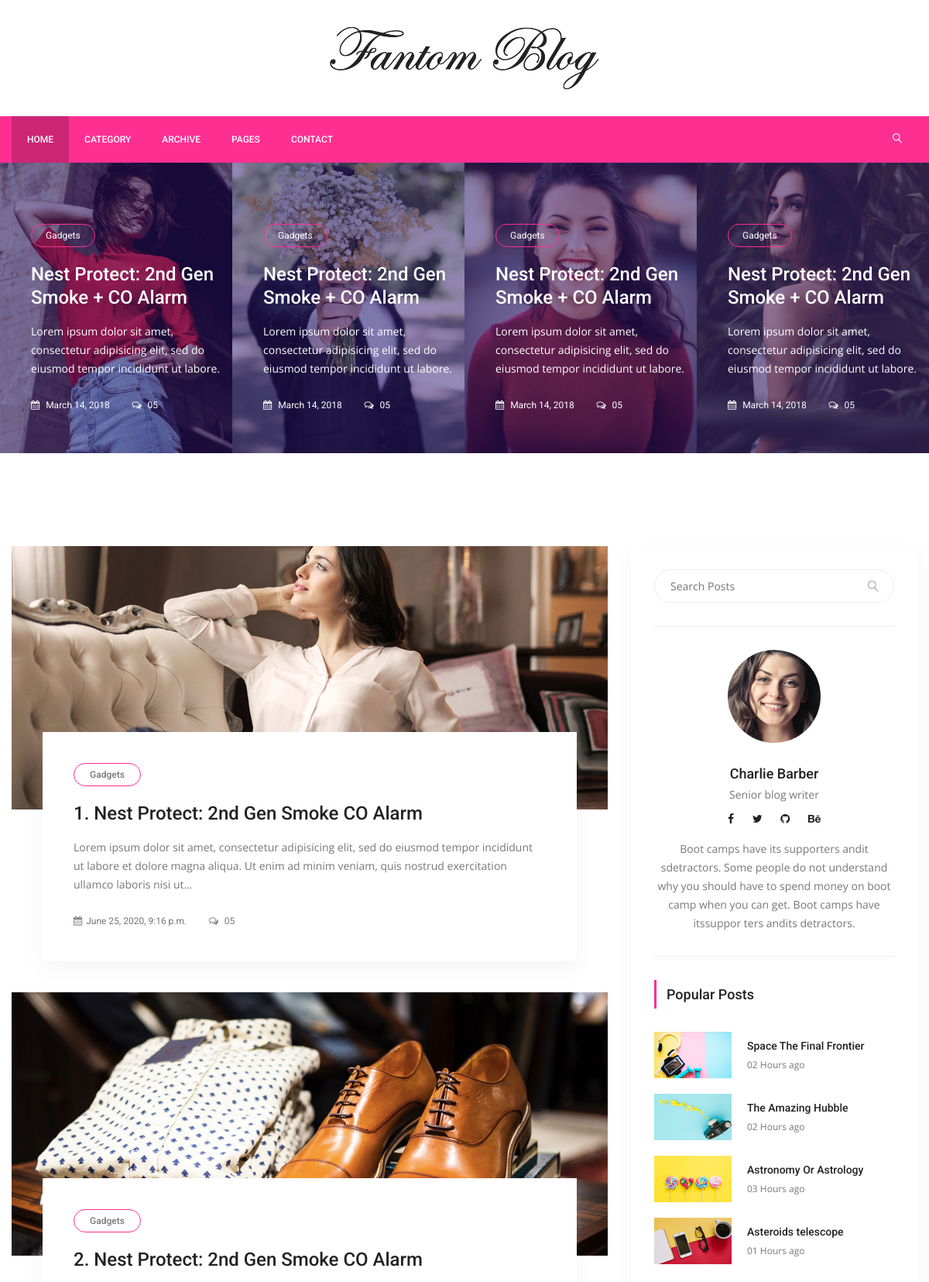
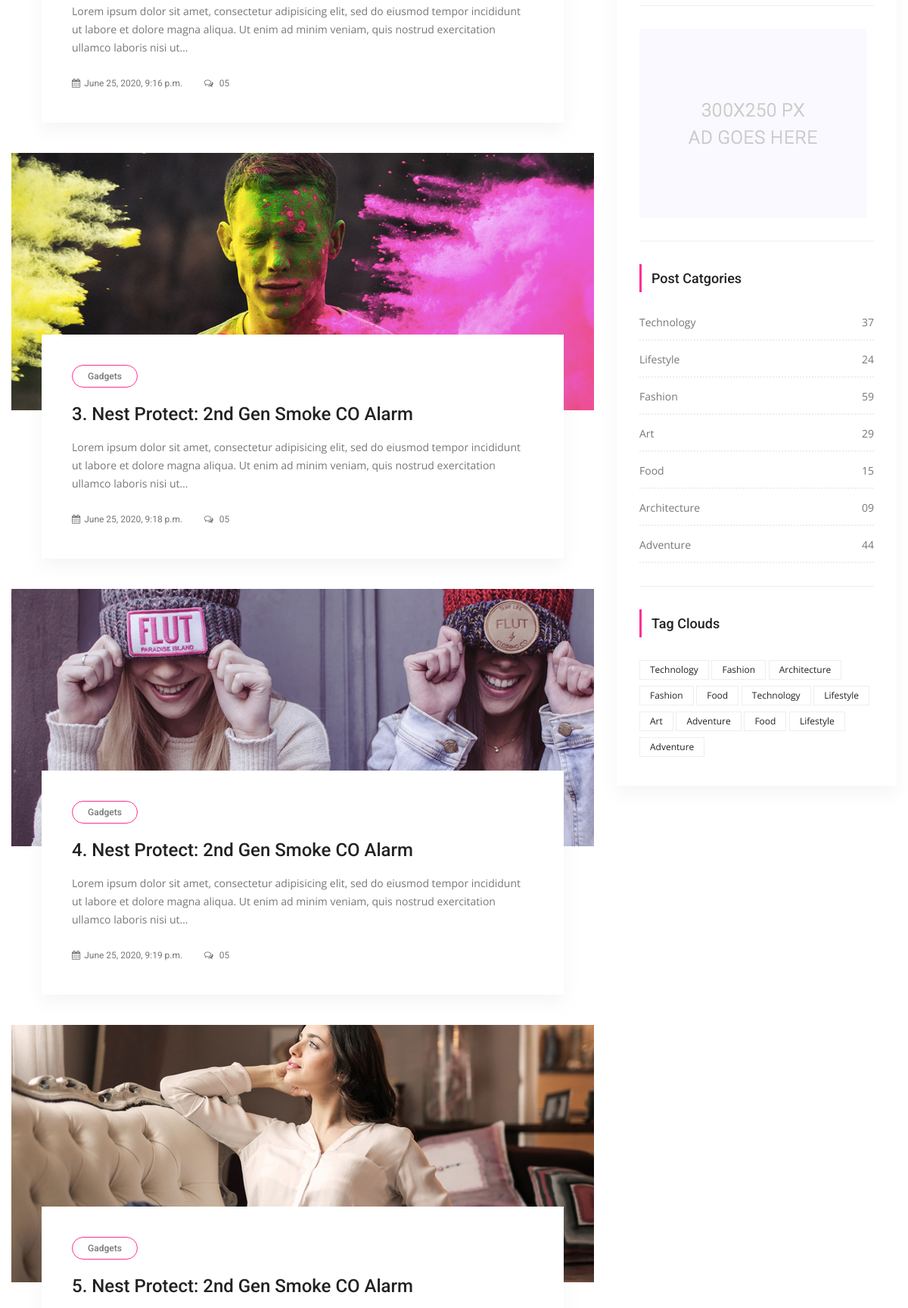
The page / (upper part) on the database its author committed (2 pictures, top to bottom).
### posts/models.py (models this page shows, shortened)
class Post(models.Model):
	title 	= models.CharField(max_length=150)
	content 	= models.TextField()
	publishing_date = models.DateTimeField(auto_now_add=True)
	image 	= models.ImageField(blank=True, null=True, upload_to="uploads/")
	user 		= models.ForeignKey(settings.AUTH_USER_MODEL, on_delete=models.CASCADE)
	slug 		= models.SlugField(default='slug', editable=False)
	category = models.ForeignKey(Category, on_delete=models.CASCADE, default=1)

### posts/views.py (the view)
# urls.py: path('', IndexView.as_view(), name="index"),
class IndexView(ListView):
	template_name 	= "posts/index.html"
	model = Post
	context_object_name = 'posts'
	def get_context_data(self, *, object_list=None, **kwargs):
		context = super(IndexView, self).get_context_data(**kwargs)
		return context

### templates/posts/index.html (shortened to what this page needs)
{% extends "base.html" %}
{% load static %}
{% block content %}
   <section class="post_slider_area">
      <div class="post_slider_inner owl-carousel">
         <div class="item">
            <div class="post_s_item">
               <div class="post_img">
                  <img src="{% static 'img/post-slider/post-s-1.jpg' %}" alt="">
               </div>
               <div class="post_text">
                  <a class="cat" href="#">Gadgets</a>
                  <a href="single-blog.html">
                     <h4>Nest Protect: 2nd Gen Smoke + CO Alarm</h4>
                  </a>
                  <p>Lorem ipsum dolor sit amet, consectetur adipisicing elit, sed do eiusmod tempor incididunt ut labore.</p>
                  <div class="date">
                     <a href="#"><i class="fa fa-calendar" aria-hidden="true"></i> March 14, 2018</a>
                     <a href="#"><i class="fa fa-comments-o" aria-hidden="true"></i> 05</a>
                  </div>
               </div>
            </div>
         </div>
         <div class="item">
            <div class="post_s_item">
               <div class="post_img">
                  <img src="{% static 'img/post-slider/post-s-2.jpg' %}" alt="">
               </div>
               <div class="post_text">
                  <a class="cat" href="#">Gadgets</a>
                  <a href="single-blog.html">
                     <h4>Nest Protect: 2nd Gen Smoke + CO Alarm</h4>
                  </a>
                  <p>Lorem ipsum dolor sit amet, consectetur adipisicing elit, sed do eiusmod tempor incididunt ut labore.</p>
                  <div class="date">
                     <a href="#"><i class="fa fa-calendar" aria-hidden="true"></i> March 14, 2018</a>
                     <a href="#"><i class="fa fa-comments-o" aria-hidden="true"></i> 05</a>
                  </div>
               </div>
            </div>
         </div>
         <div class="item">
            <div class="post_s_item">
               <div class="post_img">
                  <img src="{% static 'img/post-slider/post-s-3.jpg' %}" alt="">
               </div>
               <div class="post_text">
                  <a class="cat" href="#">Gadgets</a>
                  <a href="single-blog.html">
                     <h4>Nest Protect: 2nd Gen Smoke + CO Alarm</h4>
                  </a>
                  <p>Lorem ipsum dolor sit amet, consectetur adipisicing elit, sed do eiusmod tempor incididunt ut labore.</p>
                  <div class="date">
                     <a href="#"><i class="fa fa-calendar" aria-hidden="true"></i> March 14, 2018</a>
                     <a href="#"><i class="fa fa-comments-o" aria-hidden="true"></i> 05</a>
                  </div>
               </div>
            </div>
         </div>
         <div class="item">
            <div class="post_s_item">
               <div class="post_img">
                  <img src="{% static 'img/post-slider/post-s-4.jpg' %}" alt="">
               </div>
               <div class="post_text">
                  <a class="cat" href="#">Gadgets</a>
                  <a href="single-blog.html">
                     <h4>Nest Protect: 2nd Gen Smoke + CO Alarm</h4>
                  </a>
                  <p>Lorem ipsum dolor sit amet, consectetur adipisicing elit, sed do eiusmod tempor incididunt ut labore.</p>
                  <div class="date">
                     <a href="#"><i class="fa fa-calendar" aria-hidden="true"></i> March 14, 2018</a>
                     <a href="#"><i class="fa fa-comments-o" aria-hidden="true"></i> 05</a>
                  </div>
               </div>
            </div>
         </div>
      </div>
   </section>
   <section class="blog_area p_120">
      <div class="container">
         <div class="row">
            <div class="col-lg-8">
               <div class="blog_left_sidebar">
                  {% for post in posts %}
                     <article class="blog_style1">
                        <div class="blog_img">
                           <img class="img-fluid" src="{{ post.image.url }}" alt="">
                        </div>
                        <div class="blog_text">
                           <div class="blog_text_inner">
                              <a class="cat" href="#">Gadgets</a>
                              <a href="{% url 'detail' pk=post.pk slug=post.slug %}">
                                 <h4>{{post.title}}</h4>
                              </a>
                              <p>{{post.content|truncatechars:200}}</p>
                              <div class="date">
                                 <a href="#"><i class="fa fa-calendar" aria-hidden="true"></i>{{post.publishing_date}}</a>
                                 <a href="#"><i class="fa fa-comments-o" aria-hidden="true"></i> 05</a>
                              </div>
                           </div>
                        </div>
                     </article>
                  {% endfor %}
               </div>
            </div>
            <div class="col-lg-4">
               <div class="blog_right_sidebar">
                  <aside class="single_sidebar_widget search_widget">
                     <div class="input-group">
                        <input type="text" class="form-control" placeholder="Search Posts">
                        <span class="input-group-btn">
                        <button class="btn btn-default" type="button"><i class="lnr lnr-magnifier"></i></button>
                        </span>
                     </div>
                     <div class="br"></div>
                  </aside>
                  <aside class="single_sidebar_widget author_widget">
                     <img class="author_img rounded-circle" src="{% static 'img/blog/author.png' %}" alt="">
                     <h4>Charlie Barber</h4>
                     <p>Senior blog writer</p>
                     <div class="social_icon">
                        <a href="#"><i class="fa fa-facebook"></i></a>
                        <a href="#"><i class="fa fa-twitter"></i></a>
                        <a href="#"><i class="fa fa-github"></i></a>
                        <a href="#"><i class="fa fa-behance"></i></a>
                     </div>
                     <p>Boot camps have its supporters andit sdetractors. Some people do not understand why you should have to spend money on boot camp when you can get. Boot camps have itssuppor ters andits detractors.</p>
                     <div class="br"></div>
                  </aside>
                  <aside class="single_sidebar_widget popular_post_widget">
                     <h3 class="widget_title">Popular Posts</h3>
                     <div class="media post_item">
                        <img src="{% static 'img/blog/popular-post/post1.jpg' %}" alt="post">
                        <div class="media-body">
                           <a href="blog-details.html">
                              <h3>Space The Final Frontier</h3>
                           </a>
                           <p>02 Hours ago</p>
                        </div>
                     </div>
                     <div class="media post_item">
                        <img src="{% static 'img/blog/popular-post/post2.jpg' %}" alt="post">
                        <div class="media-body">
                           <a href="blog-details.html">
                              <h3>The Amazing Hubble</h3>
                           </a>
                           <p>02 Hours ago</p>
                        </div>
                     </div>
                     <div class="media post_item">
                        <img src="{% static 'img/blog/popular-post/post3.jpg' %}" alt="post">
                        <div class="media-body">
                           <a href="blog-details.html">
                              <h3>Astronomy Or Astrology</h3>
                           </a>
                           <p>03 Hours ago</p>
                        </div>
                     </div>
                     <div class="media post_item">
                        <img src="{% static 'img/blog/popular-post/post4.jpg' %}" alt="post">
                        <div class="media-body">
                           <a href="blog-details.html">
                              <h3>Asteroids telescope</h3>
                           </a>
                           <p>01 Hours ago</p>
                        </div>
                     </div>
                     <div class="br"></div>
                  </aside>
                  <aside class="single_sidebar_widget">
                     <a href="#"><img class="img-fluid" src="{% static 'img/blog/add.jpg' %}" alt=""></a>
                     <div class="br"></div>
                  </aside>
                  <aside class="single_sidebar_widget post_category_widget">
                     <h4 class="widget_title">Post Catgories</h4>
                     <ul class="list cat-list">
                        <li>
                           <a href="#" class="d-flex justify-content-between">
                              <p>Technology</p>
                              <p>37</p>
                           </a>
                        </li>
                        <li>
                           <a href="#" class="d-flex justify-content-between">
                              <p>Lifestyle</p>
                              <p>24</p>
                           </a>
                        </li>
                        <li>
                           <a href="#" class="d-flex justify-content-between">
                              <p>Fashion</p>
                              <p>59</p>
                           </a>
                        </li>
                        <li>
                           <a href="#" class="d-flex justify-content-between">
                              <p>Art</p>
                              <p>29</p>
                           </a>
                        </li>
                        <li>
                           <a href="#" class="d-flex justify-content-between">
                              <p>Food</p>
                              <p>15</p>
                           </a>
                        </li>
                        <li>
                           <a href="#" class="d-flex justify-content-between">
                              <p>Architecture</p>
                              <p>09</p>
                           </a>
                        </li>
                        <li>
                           <a href="#" class="d-flex justify-content-between">
                              <p>Adventure</p>
                              <p>44</p>
                           </a>
                        </li>
                     </ul>
                     <div class="br"></div>
                  </aside>
                  <aside class="single-sidebar-widget tag_cloud_widget">
                     <h4 class="widget_title">Tag Clouds</h4>
                     <ul class="list">
                        <li><a href="#">Technology</a></li>
                        <li><a href="#">Fashion</a></li>
                        <li><a href="#">Architecture</a></li>
                        <li><a href="#">Fashion</a></li>
                        <li><a href="#">Food</a></li>
                        <li><a href="#">Technology</a></li>
                        <li><a href="#">Lifestyle</a></li>
                        <li><a href="#">Art</a></li>
                        <li><a href="#">Adventure</a></li>
                        <li><a href="#">Food</a></li>
                        <li><a href="#">Lifestyle</a></li>
                        <li><a href="#">Adventure</a></li>
                     </ul>
                  </aside>
               </div>
            </div>
         </div>
      </div>
   </section>
{% endblock content %}

### templates/base.html (shortened to what this page needs)
<!doctype html>
{% load static %}
<html lang="en">
<head>
   <link rel="stylesheet" href="{% static 'css/bootstrap.css' %}">
   <link rel="stylesheet" href="{% static 'vendors/linericon/style.css' %}">
   <link rel="stylesheet" href="{% static 'css/font-awesome.min.css' %}">
   <link rel="stylesheet" href="{% static 'vendors/owl-carousel/owl.carousel.min.css' %}">
   <link rel="stylesheet" href="{% static 'vendors/lightbox/simpleLightbox.css' %}">
   <link rel="stylesheet" href="{% static 'vendors/nice-select/css/nice-select.css' %}">
   <link rel="stylesheet" href="{% static 'vendors/animate-css/animate.css' %}">
   <link rel="stylesheet" href="{% static 'vendors/jquery-ui/jquery-ui.css' %}">
   <link rel="stylesheet" href="{% static 'css/style.css' %}">
   <link rel="stylesheet" href="{% static 'css/responsive.css' %}">
</head>
<body>
   <header class="header_area">
      <div class="logo_part">
         <div class="container">
            <a class="logo" href="#"><img src="{% static 'img/logo.png' %}" alt=""></a>
         </div>
      </div>
      <div class="main_menu">
         <nav class="navbar navbar-expand-lg navbar-light">
            <div class="container">
               <div class="collapse navbar-collapse offset" id="navbarSupportedContent">
                  <ul class="nav navbar-nav menu_nav">
                     <li class="nav-item active"><a class="nav-link" href="index.html">Home</a></li>
                     <li class="nav-item submenu dropdown">
                        <a href="#" class="nav-link dropdown-toggle" data-toggle="dropdown" role="button" aria-haspopup="true" aria-expanded="false">Category</a>
                     </li>
                     <li class="nav-item"><a class="nav-link" href="archive.html">Archive</a></li>
                     <li class="nav-item submenu dropdown">
                        <a href="#" class="nav-link dropdown-toggle" data-toggle="dropdown" role="button" aria-haspopup="true" aria-expanded="false">Pages</a>
                     </li>
                     <li class="nav-item"><a class="nav-link" href="contact.html">Contact</a></li>
                  </ul>
                  <ul class="nav navbar-nav navbar-right ml-auto">
                     <li class="nav-item"><a href="#" class="search"><i class="lnr lnr-magnifier"></i></a></li>
                  </ul>
               </div>
            </div>
         </nav>
      </div>
   </header>
   {% block content %}
   {% endblock content %}
</body>
</html>

### static/css/responsive.css (style rules this page uses)
@media (max-width:1619px) { .header_area .navbar .search { margin-left: 40px; } }

### rows shown on the page
Post: image (picture), title "1. Nest Protect: 2nd Gen Smoke CO Alarm", content "Lorem ipsum dolor sit amet, consectetur adipisicing elit, sed do eiusmod tempor incididunt ut labore et dolore magna aliqua. Ut enim ad minim veniam, quis nostrud exercitation ullamco laboris nisi ut…", publishing_date "June 25, 2020, 9:16 p.m."
Post: image (picture), title "2. Nest Protect: 2nd Gen Smoke CO Alarm", content "Lorem ipsum dolor sit amet, consectetur adipisicing elit, sed do eiusmod tempor incididunt ut labore et dolore magna aliqua. Ut enim ad minim veniam, quis nostrud exercitation ullamco laboris nisi ut…", publishing_date "June 25, 2020, 9:16 p.m."
Post: image (picture), title "3. Nest Protect: 2nd Gen Smoke CO Alarm", content "Lorem ipsum dolor sit amet, consectetur adipisicing elit, sed do eiusmod tempor incididunt ut labore et dolore magna aliqua. Ut enim ad minim veniam, quis nostrud exercitation ullamco laboris nisi ut…", publishing_date "June 25, 2020, 9:18 p.m."
Post: image (picture), title "4. Nest Protect: 2nd Gen Smoke CO Alarm", content "Lorem ipsum dolor sit amet, consectetur adipisicing elit, sed do eiusmod tempor incididunt ut labore et dolore magna aliqua. Ut enim ad minim veniam, quis nostrud exercitation ullamco laboris nisi ut…", publishing_date "June 25, 2020, 9:19 p.m."
Post: image (picture), title "5. Nest Protect: 2nd Gen Smoke CO Alarm"
